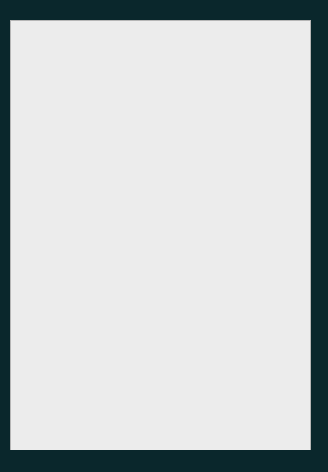
<?xml version="1.0" encoding="UTF-8"?>
<ui version="4.0">
 <class>MainWindow</class>
 <widget class="QMainWindow" name="MainWindow">
  <property name="geometry">
   <rect>
    <x>0</x>
    <y>0</y>
    <width>328</width>
    <height>472</height>
   </rect>
  </property>
  <property name="windowTitle">
   <string>MainWindow</string>
  </property>
  <property name="styleSheet">
   <string notr="true">background-color: rgb(10, 39, 44);</string>
  </property>
  <widget class="QWidget" name="centralwidget">
   <widget class="QListWidget" name="info_pj">
    <property name="geometry">
     <rect>
      <x>10</x>
      <y>20</y>
      <width>301</width>
      <height>451</height>
     </rect>
    </property>
    <property name="styleSheet">
     <string notr="true">color: rgb(0, 0, 0);
background-color: rgb(236, 236, 236);
font: 15pt &quot;MS Shell Dlg 2&quot;;</string>
    </property>
   </widget>
  </widget>
  <widget class="QStatusBar" name="statusbar"/>
 </widget>
 <resources/>
 <connections/>
</ui>
